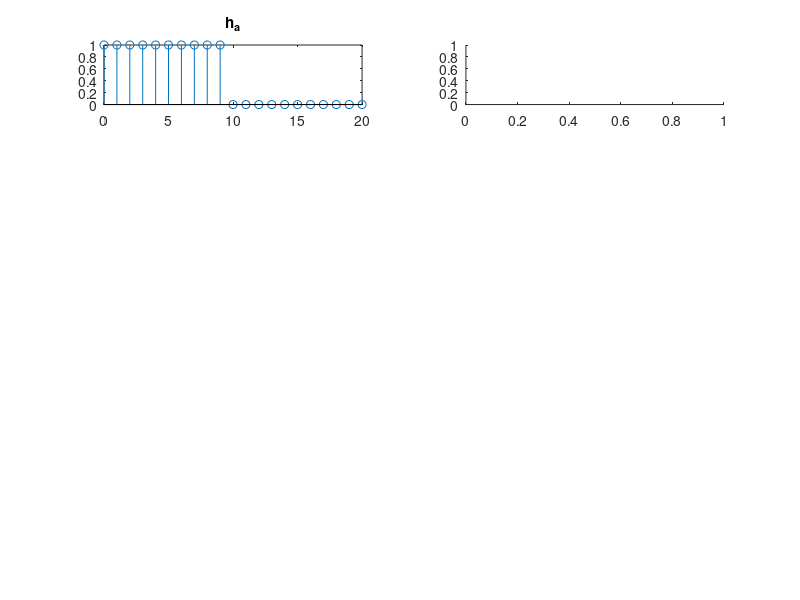

The MATLAB script that drew this image: (Note: this script raises an error after producing the figure.)
n = 0:20;

yc = zeros(1, 10) + 1;
ha = zeros(1, 10) + 1;

y = ha;
y(end+1:length(n)) = 0;
subplot(5, 2, 1); stem(n, y); title('h_a');
subplot(5, 2, 2); plotfft(y);

y = yc;
y(end+1:length(n)) = 0;
subplot(5, 2, 3); stem(n, y); title('y_c');
subplot(5, 2, 4); plotfft(y);

y = conv(yc, ha);
y(end+1:length(n)) = 0;
subplot(5, 2, 5); stem(n, y); title('conv(y_c, h_a)')
subplot(5, 2, 6); plotfft(y);

yc = zeros(1, 5) + 1;
y = yc;
y(end+1:length(n)) = 0;
subplot(5, 2, 7); stem(n, y); title('y_c"');
subplot(5, 2, 8); plotfft(y);

y = conv(yc, ha);
y(end+1:length(n)) = 0;
subplot(5, 2, 9); stem(n, y); title('conv(y_c", h_a)')
subplot(5, 2, 10); plotfft(y);
